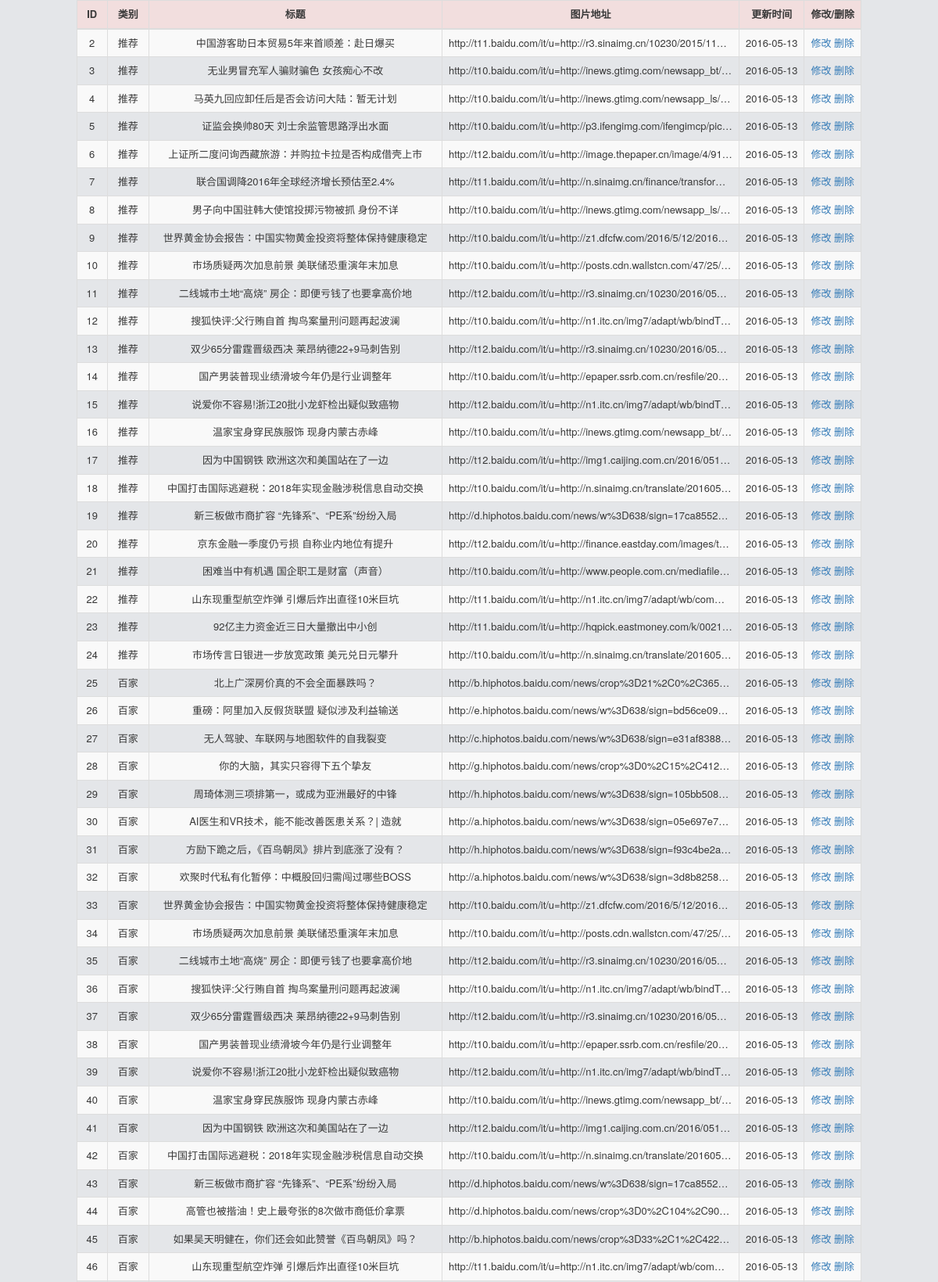
Screenshot of /news-php/php/maintainnews.php (upper part) with the database file from the repository.
### tables this page shows
CREATE TABLE IF NOT EXISTS `news` (
  `id` int(11) NOT NULL,
  `title` varchar(100) NOT NULL,
  `pic` varchar(255) NOT NULL,
  `time` varchar(100) NOT NULL,
  `category` varchar(100) NOT NULL
);

### news-php/php/maintainnews.php (the view, shortened to what this page needs)
<!DOCTYPE html>
<html>
<head>
<link rel="stylesheet" href="../css/bootstrap.min.css" />
<link rel="stylesheet" href="../css/Systemstyle.css" />
</head>
<body>
<div align="center">
	<table class="table table-hover table-bordered  table-striped" style="width: 80%;">
			<thead>
				<tr class="danger t-header">
					<th id="th_id">ID</th>
					<th id="th_category">类别</th>
					<th class="th-titile">标题</th>
					<th class="th-pic">图片地址</th>
					<th class="th-time">更新时间</th>
					<th class="th-time">修改/删除</th>
				</tr>
			</thead>
		<?php
		$result =mysql_query("SELECT * FROM `news` WHERE 1");
		while($row=mysql_fetch_array($result)){
		?>
			<tr>
				<td><?php echo $row['id'] ?></td>
				<td><?php echo $row['category'] ?></td>
				<td><?php echo $row['title'] ?></td>
				<td><?php echo $row['pic'] ?></td>
				<td><?php echo $row['time'] ?></td>
				<td><a href="updatenews.php?id=<?php echo $row['id'] ?>">修改</a>
				<a href="deletenews.php?id=<?php echo $row['id'] ?>">删除</a>
				</td>
			</tr>
		<?php
		}
		?>
	</table>
</div>
</body>
</html>

### news-php/css/Systemstyle.css (style rules this page uses)
body { margin: 0; padding: 0; background-color: #e4e6e9; font-size: 13px; color: #393939; line-height: 1.5 }
th, td { overflow: hidden; text-overflow: ellipsis; -o-text-overflow: ellipsis; -webkit-text-overflow: ellipsis; -moz-text-overflow: ellipsis; white-space: nowrap; max-width: 380px; text-align: center; }

### rows the page displays
news: id "2", category "推荐", title "中国游客助日本贸易5年来首顺差：赴日爆买", pic "http://t11.baidu.com/it/u=http://r3.sinaimg.cn/10230/2015/111…", time "2016-05-13"
news: id "3", category "推荐", title "无业男冒充军人骗财骗色 女孩痴心不改", pic "http://t10.baidu.com/it/u=http://inews.gtimg.com/newsapp_bt/…", time "2016-05-13"
news: id "4", category "推荐", title "马英九回应卸任后是否会访问大陆：暂无计划", pic "http://t10.baidu.com/it/u=http://inews.gtimg.com/newsapp_ls/…", time "2016-05-13"
news: id "5", category "推荐", title "证监会换帅80天 刘士余监管思路浮出水面", pic "http://t10.baidu.com/it/u=http://p3.ifengimg.com/ifengimcp/pic…", time "2016-05-13"
news: id "6", category "推荐", title "上证所二度问询西藏旅游：并购拉卡拉是否构成借壳上市", pic "http://t12.baidu.com/it/u=http://image.thepaper.cn/image/4/91…", time "2016-05-13"
news: id "7", category "推荐", title "联合国调降2016年全球经济增长预估至2.4%", pic "http://t11.baidu.com/it/u=http://n.sinaimg.cn/finance/transfor…", time "2016-05-13"
news: id "8", category "推荐", title "男子向中国驻韩大使馆投掷污物被抓 身份不详", pic "http://t10.baidu.com/it/u=http://inews.gtimg.com/newsapp_ls/…", time "2016-05-13"
news: id "9", category "推荐", title "世界黄金协会报告：中国实物黄金投资将整体保持健康稳定", pic "http://t10.baidu.com/it/u=http://z1.dfcfw.com/2016/5/12/2016…", time "2016-05-13"
news: id "10", category "推荐", title "市场质疑两次加息前景 美联储恐重演年末加息", pic "http://t10.baidu.com/it/u=http://posts.cdn.wallstcn.com/47/25/…", time "2016-05-13"
news: id "11", category "推荐", title "二线城市土地“高烧” 房企：即便亏钱了也要拿高价地", pic "http://t12.baidu.com/it/u=http://r3.sinaimg.cn/10230/2016/051…", time "2016-05-13"
news: id "12", category "推荐", title "搜狐快评:父行贿自首 掏鸟案量刑问题再起波澜", pic "http://t10.baidu.com/it/u=http://n1.itc.cn/img7/adapt/wb/bindT…", time "2016-05-13"
news: id "13", category "推荐", title "双少65分雷霆晋级西决 莱昂纳德22+9马刺告别", pic "http://t12.baidu.com/it/u=http://r3.sinaimg.cn/10230/2016/051…", time "2016-05-13"
news: id "14", category "推荐", title "国产男装普现业绩滑坡今年仍是行业调整年", pic "http://t10.baidu.com/it/u=http://epaper.ssrb.com.cn/resfile/20…", time "2016-05-13"
news: id "15", category "推荐", title "说爱你不容易!浙江20批小龙虾检出疑似致癌物", pic "http://t12.baidu.com/it/u=http://n1.itc.cn/img7/adapt/wb/bindT…", time "2016-05-13"
news: id "16", category "推荐", title "温家宝身穿民族服饰 现身内蒙古赤峰", pic "http://t10.baidu.com/it/u=http://inews.gtimg.com/newsapp_bt/…", time "2016-05-13"
news: id "17", category "推荐", title "因为中国钢铁 欧洲这次和美国站在了一边", pic "http://t12.baidu.com/it/u=http://img1.caijing.com.cn/2016/051…", time "2016-05-13"
news: id "18", category "推荐", title "中国打击国际逃避税：2018年实现金融涉税信息自动交换", pic "http://t10.baidu.com/it/u=http://n.sinaimg.cn/translate/201605…", time "2016-05-13"
news: id "19", category "推荐", title "新三板做市商扩容 “先锋系”、“PE系”纷纷入局", pic "http://d.hiphotos.baidu.com/news/w%3D638/sign=17ca8552…", time "2016-05-13"
news: id "20", category "推荐", title "京东金融一季度仍亏损 自称业内地位有提升", pic "http://t12.baidu.com/it/u=http://finance.eastday.com/images/t…", time "2016-05-13"
news: id "21", category "推荐", title "困难当中有机遇 国企职工是财富（声音）", pic "http://t10.baidu.com/it/u=http://www.people.com.cn/mediafile/…", time "2016-05-13"
news: id "22", category "推荐", title "山东现重型航空炸弹 引爆后炸出直径10米巨坑", pic "http://t11.baidu.com/it/u=http://n1.itc.cn/img7/adapt/wb/com…", time "2016-05-13"
news: id "23", category "推荐", title "92亿主力资金近三日大量撤出中小创", pic "http://t11.baidu.com/it/u=http://hqpick.eastmoney.com/k/0021…", time "2016-05-13"
news: id "24", category "推荐", title "市场传言日银进一步放宽政策 美元兑日元攀升", pic "http://t10.baidu.com/it/u=http://n.sinaimg.cn/translate/201605…", time "2016-05-13"
news: id "25", category "百家", title "北上广深房价真的不会全面暴跌吗？", pic "http://b.hiphotos.baidu.com/news/crop%3D21%2C0%2C365…", time "2016-05-13"
news: id "26", category "百家", title "重磅：阿里加入反假货联盟 疑似涉及利益输送", pic "http://e.hiphotos.baidu.com/news/w%3D638/sign=bd56ce09…", time "2016-05-13"
news: id "27", category "百家", title "无人驾驶、车联网与地图软件的自我裂变", pic "http://c.hiphotos.baidu.com/news/w%3D638/sign=e31af8388…", time "2016-05-13"
news: id "28", category "百家", title "你的大脑，其实只容得下五个挚友", pic "http://g.hiphotos.baidu.com/news/crop%3D0%2C15%2C412…", time "2016-05-13"
news: id "29", category "百家", title "周琦体测三项排第一，或成为亚洲最好的中锋", pic "http://h.hiphotos.baidu.com/news/w%3D638/sign=105bb508…", time "2016-05-13"
news: id "30", category "百家", title "AI医生和VR技术，能不能改善医患关系？| 造就", pic "http://a.hiphotos.baidu.com/news/w%3D638/sign=05e697e7…", time "2016-05-13"
news: id "31", category "百家", title "方励下跪之后，《百鸟朝凤》排片到底涨了没有？", pic "http://h.hiphotos.baidu.com/news/w%3D638/sign=f93c4be2a…", time "2016-05-13"
news: id "32", category "百家", title "欢聚时代私有化暂停：中概股回归需闯过哪些BOSS", pic "http://a.hiphotos.baidu.com/news/w%3D638/sign=3d8b8258…", time "2016-05-13"
news: id "33", category "百家", title "世界黄金协会报告：中国实物黄金投资将整体保持健康稳定", pic "http://t10.baidu.com/it/u=http://z1.dfcfw.com/2016/5/12/2016…", time "2016-05-13"
news: id "34", category "百家", title "市场质疑两次加息前景 美联储恐重演年末加息", pic "http://t10.baidu.com/it/u=http://posts.cdn.wallstcn.com/47/25/…", time "2016-05-13"
news: id "35", category "百家", title "二线城市土地“高烧” 房企：即便亏钱了也要拿高价地", pic "http://t12.baidu.com/it/u=http://r3.sinaimg.cn/10230/2016/051…", time "2016-05-13"
news: id "36", category "百家", title "搜狐快评:父行贿自首 掏鸟案量刑问题再起波澜", pic "http://t10.baidu.com/it/u=http://n1.itc.cn/img7/adapt/wb/bindT…", time "2016-05-13"
news: id "37", category "百家", title "双少65分雷霆晋级西决 莱昂纳德22+9马刺告别", pic "http://t12.baidu.com/it/u=http://r3.sinaimg.cn/10230/2016/051…", time "2016-05-13"
news: id "38", category "百家", title "国产男装普现业绩滑坡今年仍是行业调整年", pic "http://t10.baidu.com/it/u=http://epaper.ssrb.com.cn/resfile/20…", time "2016-05-13"
news: id "39", category "百家", title "说爱你不容易!浙江20批小龙虾检出疑似致癌物", pic "http://t12.baidu.com/it/u=http://n1.itc.cn/img7/adapt/wb/bindT…", time "2016-05-13"
news: id "40", category "百家", title "温家宝身穿民族服饰 现身内蒙古赤峰", pic "http://t10.baidu.com/it/u=http://inews.gtimg.com/newsapp_bt/…", time "2016-05-13"
news: id "41", category "百家", title "因为中国钢铁 欧洲这次和美国站在了一边", pic "http://t12.baidu.com/it/u=http://img1.caijing.com.cn/2016/051…", time "2016-05-13"
news: id "42", category "百家", title "中国打击国际逃避税：2018年实现金融涉税信息自动交换", pic "http://t10.baidu.com/it/u=http://n.sinaimg.cn/translate/201605…", time "2016-05-13"
news: id "43", category "百家", title "新三板做市商扩容 “先锋系”、“PE系”纷纷入局", pic "http://d.hiphotos.baidu.com/news/w%3D638/sign=17ca8552…", time "2016-05-13"
news: id "44", category "百家", title "高管也被揩油！史上最夸张的8次做市商低价拿票", pic "http://d.hiphotos.baidu.com/news/crop%3D0%2C104%2C90…", time "2016-05-13"
news: id "45", category "百家", title "如果吴天明健在，你们还会如此赞誉《百鸟朝凤》吗？", pic "http://b.hiphotos.baidu.com/news/crop%3D33%2C1%2C422…", time "2016-05-13"
news: id "46", category "百家", title "山东现重型航空炸弹 引爆后炸出直径10米巨坑", pic "http://t11.baidu.com/it/u=http://n1.itc.cn/img7/adapt/wb/com…", time "2016-05-13"
